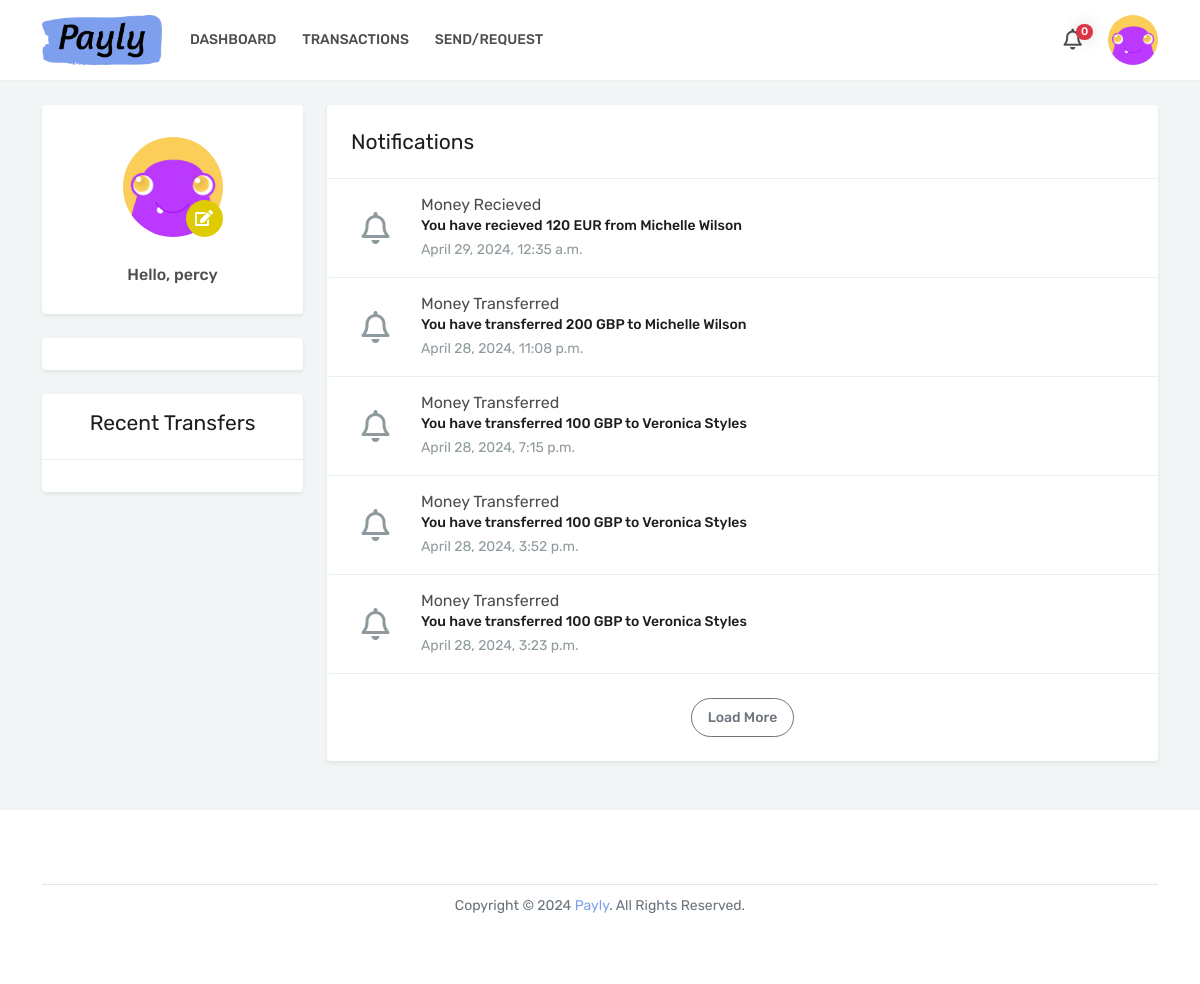
Screenshot of /webapps2024/notification/notification/ (signed in) with the database file from the repository.
### payapp/models.py (models this page shows, shortened)
class UserProfile(models.Model):
    user = models.OneToOneField(User, on_delete=models.CASCADE)
    profile_picture = models.ImageField(upload_to='profile', blank=True, default='profile.jpg')

### notificationapp/models.py (models this page shows, shortened)
class Notification(models.Model):
    nid = models.CharField(max_length=255)
    user = models.ForeignKey(User, on_delete=models.CASCADE, related_name='notification_user')
    type = models.CharField(max_length=10, choices=NotificationType.choices, default=NotificationType.INFO)
    datetime = models.DateTimeField(auto_now_add=False)
    seen = models.BooleanField(default=False)
    message = models.TextField(default="")
    title = models.TextField(default="")
    notification_count = models.IntegerField(default=0)

### notificationapp/views.py (the view)
# urls.py: path('notification/', views.notification, name='notification'),
@login_required(login_url='login')
def notification(request):
    user = request.user
    notifications = get_user_notifications(user.id, limit=10)
    context = {
        'notifications': notifications.all(),
    }
    return render(request, 'notificationapp/layout/notification-detail.html', context)

### notificationapp/context_processors.py (called while the page is built)
def get_notifications(request):
    notification_count = None
    if request.user.is_authenticated:
        user = request.user
        notification_count = Notification.objects.filter(user=user, seen=False).count()
        return {'notification_count': notification_count}
    else:
        return{'notification_count': notification_count}

### notificationapp/core/notifications.py (called while the page is built)
def get_user_notifications(userid: int, limit=100):
    limit = limit or 100
    notifications = Notification.objects.filter(
        Q(user_id__exact=userid)
    ).order_by('-datetime')[:limit]
    return notifications.all()

### payapp/context_processors.py (called while the page is built)
def get_profile_picture(request):
    if request.user.is_authenticated:
        user_profile = UserProfile.objects.get(user=request.user)
        return {'user_profile': user_profile}
    else:
        return {'user_profile': None}

### templates/notificationapp/layout/notification-detail.html (shortened to what this page needs)
{% extends 'main/layout/base.html' %}
{% load static %}
{% block content %}
<div id="content" class="py-4">
    <div class="container">
        <div class="row">
            {% include 'main/layout/sidebar.html' with user_profile=user_profile %}
            <div class="col-lg-9" >
                <div class="bg-white shadow-sm rounded py-4 mb-4">
                    <h3 class="text-5 fw-400 px-4 mb-4">Notifications</h3>
                    <hr class="mb-0">
                    <div class="notifications-list">
                        {% for notif in notifications %}
                        <div class="notifications-item px-4 py-3">
                            <div class="row align-items-center flex-row">
                                <div class="col-2 col-sm-1 text-center text-8 icon-bell"><i class="far fa-bell"></i></div>
                                <div class="col col-sm-10">
                                    <h4 class="text-3 mb-1">{{notif.title}}</h4>
                                    <h5 class="text-2 mb-1">{{notif.message}}</h5>
                                    <span class="text-muted">{{notif.datetime}}</span> </div>
                            </div>
                        </div>
                        {% endfor %}
                        <div class="text-center mt-4"> <a class="btn btn-sm btn-outline-secondary shadow-none" href="#">Load More</a> </div>
                    </div>
                </div>
            </div>
        </div>
    </div>
</div>
{% endblock %}

### templates/main/layout/navbar.html (shortened to what this page needs)
{% load static %}
{% block navbar %}
<div class="header-row">
  <div class="header-column justify-content-start">
    <div class="logo me-3"> <a class="d-flex" href="#" title="Payly"><img src="{% static 'img/logo.png'%}" width="120" height="50" alt="Payly" /></a> </div>
    <nav class="primary-menu navbar navbar-expand-lg">
      <div id="header-nav" class="collapse navbar-collapse">
        {% with request.resolver_match.view_name as current_view %}
        <ul class="navbar-nav me-auto">
          <li {% if current_view == 'dashboard' %}class="active"{% endif %}>
          <a href="{% url 'dashboard' %}">Dashboard</a>
          </li>
          <li {% if current_view == 'transaction' %}class="active"{% endif %}>
          <a href="{% url 'transaction' %}">Transactions</a>
          </li>
          <li {% if current_view == 'send-money' %}class="active"{% endif %}>
          <a href="{% url 'send-money'%}">Send/Request</a>
          </li>
        </ul>
        {% endwith %}
      </div>
    </nav>
  </div>
  <div class="header-column justify-content-end">
    <nav class="login-signup navbar navbar-expand">
      <ul class="navbar-nav">
        <li class="dropdown notifications"> <a class="dropdown-toggle" href="#"><span class="text-5"><i class="far fa-bell"></i></span><span class="count">{{ notification_count }}</span></a>
        </li>
        <li class="dropdown profile ms-2"> <a class="px-0 dropdown-toggle" href="#"><img class="rounded-circle-navbar" src="{{ user_profile.profile_picture.url }}" alt=""></a>
        </li>
      </ul>
    </nav>
  </div>
</div>
{% endblock %}

### templates/main/layout/sidebar.html (shortened to what this page needs)
{% load static %}
{% load crispy_forms_tags %}
<aside class="col-lg-3">
    <div class="bg-white shadow-sm rounded text-center p-3 mb-4">
        <div class="profile-thumb mt-3 mb-4"> <img class="rounded-circle" src="{{ user_profile.profile_picture.url }}" alt="">
            <div class="profile-thumb-edit custom-file bg-primary text-white" data-bs-toggle="tooltip" title="Edit Profile"><a href="{% url 'account' %}" class="text-white"><i class="fas fa-edit mb-0"></i></a>
            </div>
        </div>
        <p class="text-3 fw-500 mb-2">Hello, {{ user.username }}</p>
    </div>
    <div class="bg-white shadow-sm rounded text-center p-3 mb-4">
    </div>
    <div class="bg-white shadow-sm rounded text-center p-3 mb-4">
        <h3 class="text-5 fw-400 align-items-center mb-4">Recent Transfers</h3>
        <hr class="mx-n3">
    </div>
</aside>

### static/css/common.css (style rules this page uses)
:root { --bg-hover:#f2f2f2; }
html, body { height: 100%; }
body { background-color: white; }
.card, .btn, .btn-default,.card-header, .card-footer, .form-control, .input-group, .form-select,.modal, .modal-content,.modal-dialog { border-radius: 20px; overflow: hidden; }
.dropdown-toggle { cursor: pointer; }

### rows the page displays
UserProfile: profile_picture (picture)
Notification: title "Money Recieved", message "You have recieved 120 EUR from Michelle Wilson", datetime "April 29, 2024, 12:35 a.m."
Notification: title "Money Transferred", message "You have transferred 200 GBP to Michelle Wilson", datetime "April 28, 2024, 11:08 p.m."
Notification: title "Money Transferred", message "You have transferred 100 GBP to Veronica Styles", datetime "April 28, 2024, 7:15 p.m."
Notification: title "Money Transferred", message "You have transferred 100 GBP to Veronica Styles", datetime "April 28, 2024, 3:52 p.m."
Notification: title "Money Transferred", message "You have transferred 100 GBP to Veronica Styles", datetime "April 28, 2024, 3:23 p.m."

### other values shown
{{ notification_count }} "0"
{{ user.username }} "percy"
